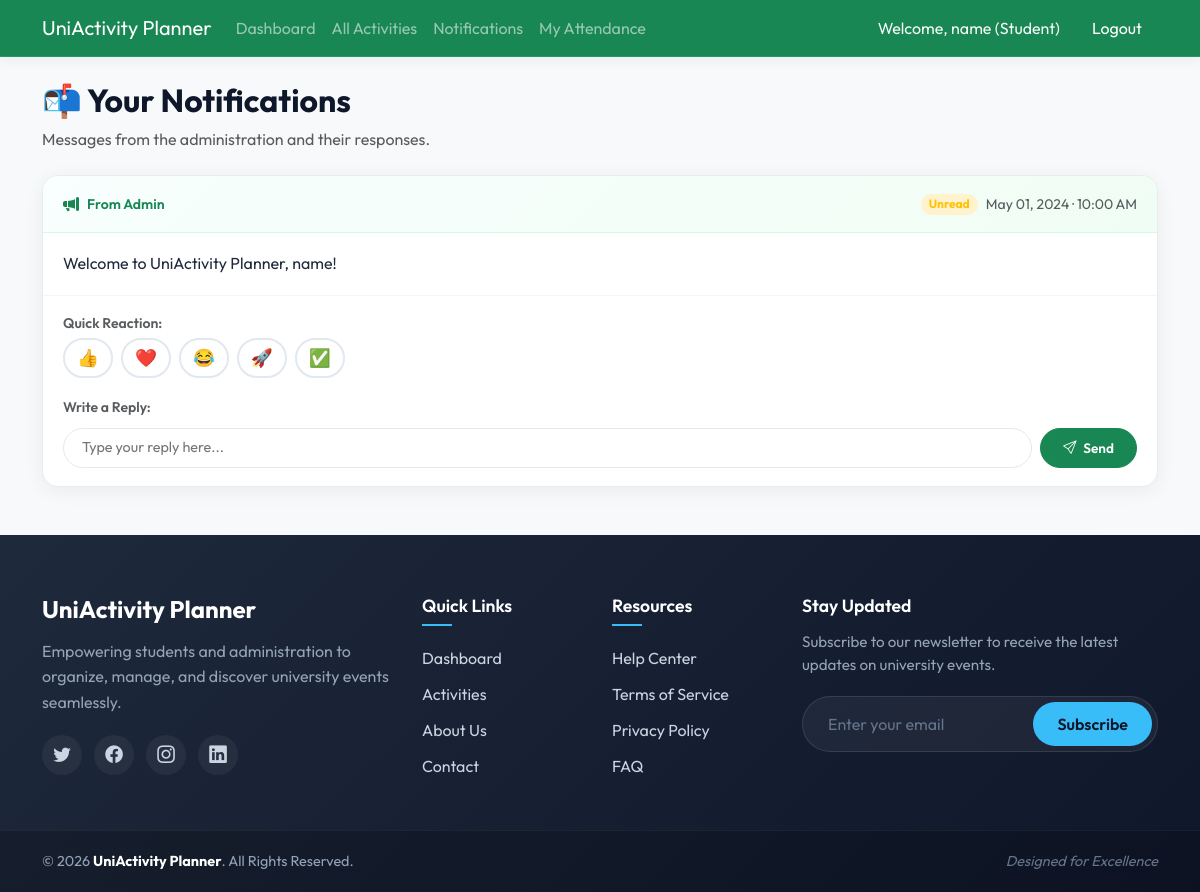
Page /student/notifications.php (signed in) on the committed database.
### tables this page shows
CREATE TABLE IF NOT EXISTS `notifications` (
  `id` int(11) NOT NULL AUTO_INCREMENT,
  `user_id` int(11) NOT NULL,
  `message` text NOT NULL,
  `status` enum('unread','read') NOT NULL DEFAULT 'unread',
  `reaction_emoji` varchar(50) DEFAULT NULL,
  `reply_text` text DEFAULT NULL,
  `created_at` timestamp NOT NULL DEFAULT current_timestamp(),
  PRIMARY KEY (`id`),
  KEY `user_id` (`user_id`),
  CONSTRAINT `notifications_ibfk_1` FOREIGN KEY (`user_id`) REFERENCES `users` (`id`) ON DELETE CASCADE
);

### student/notifications.php (the view, shortened to what this page needs)
<?php
require_once '../config/database.php';
require_once '../includes/header.php';
$user_id = $_SESSION['user_id'];
$stmt = $pdo->prepare("SELECT * FROM notifications WHERE user_id = ? ORDER BY created_at DESC");
$stmt->execute([$user_id]);
$notifications = $stmt->fetchAll();
?>
<div class="mb-4">
    <h2 class="fw-bold" style="color:#0f172a;">📬 Your Notifications</h2>
    <p class="text-muted">Messages from the administration and their responses.</p>
</div>
<?php if ($notifications): ?>
    <?php foreach ($notifications as $notif): ?>
    <div class="notif-card">
        <div class="notif-header">
            <div class="d-flex align-items-center gap-2">
                <i class="bi bi-megaphone-fill text-success"></i>
                <span class="fw-semibold text-success small">From Admin</span>
            </div>
            <div class="d-flex align-items-center gap-2">
                <span class="badge <?php echo $notif['status'] === 'read' ? 'bg-success-subtle text-success' : 'bg-warning-subtle text-warning'; ?> rounded-pill px-2">
                    <?php echo ucfirst($notif['status']); ?>
                </span>
                <span class="small text-muted"><?php echo date('M d, Y · h:i A', strtotime($notif['created_at'])); ?></span>
            </div>
        </div>
        <div class="notif-body">
            <p class="notif-message"><?php echo nl2br(htmlspecialchars($notif['message'])); ?></p>
        </div>
        <div class="reply-area">
            <div class="mb-3">
                <label class="small text-muted fw-semibold">Quick Reaction:</label>
                <div class="d-flex gap-2 mt-1 flex-wrap">
                    <?php
                    $emojis = ['👍', '❤️', '😂', '🚀', '✅'];
                    foreach ($emojis as $e):
                        $isActive = (isset($notif['reaction_emoji']) && $notif['reaction_emoji'] === $e);
                    ?>
                    <form method="POST" class="m-0">
                        <button type="submit" class="emoji-btn <?php echo $isActive ? 'active' : ''; ?>"><?php echo $e; ?></button>
                    </form>
                    <?php endforeach; ?>
                </div>
            </div>
            <label class="small text-muted fw-semibold">
                <?php echo !empty($notif['reply_text']) ? 'Update Your Reply:' : 'Write a Reply:'; ?>
            </label>
            <form method="POST">
                <div class="reply-input-group">
                    <input
                        type="text"
                        name="reply_text"
                        placeholder="Type your reply here..."
                        value="<?php echo htmlspecialchars($notif['reply_text'] ?? ''); ?>"
                        required
                    >
                    <button type="submit" class="btn btn-success">
                        <i class="bi bi-send me-1"></i> Send
                    </button>
                </div>
            </form>
        </div>
    </div>
    <?php endforeach; ?>
<?php endif; ?>
<?php require_once '../includes/footer.php'; ?>

### assets/css/style.css (style rules this page uses)
body { background-color: #f8f9fa; font-family: 'Outfit', sans-serif; color: #333; }

### student/notifications.php (style rules this page uses)
.notif-card { background: #fff; border-radius: 16px; box-shadow: 0 4px 20px rgba(0,0,0,0.06); margin-bottom: 20px; border: 1px solid #e9ecef; overflow: hidden; transition: box-shadow 0.2s ease; }
.notif-header { padding: 16px 20px; background: linear-gradient(135deg, #f8fffe, #f0fdf4); border-bottom: 1px solid #d1fae5; display: flex; justify-content: space-between; align-items: center; }
.notif-body { padding: 18px 20px; }
.notif-message { font-size: 1rem; color: #1e293b; line-height: 1.6; margin-bottom: 0; }
.emoji-btn { border: 2px solid #e2e8f0; background: #fff; border-radius: 50px; padding: 4px 12px; font-size: 1.1rem; cursor: pointer; transition: all 0.2s; line-height: 1.6; }
.reply-area { padding: 14px 20px 18px; border-top: 1px solid #f1f5f9; }
.reply-input-group { display: flex; gap: 8px; margin-top: 10px; }
.reply-input-group input { flex: 1; border: 1.5px solid #e2e8f0; border-radius: 50px; padding: 8px 18px; font-size: 0.9rem; outline: none; transition: border-color 0.2s; }
.reply-input-group button { border-radius: 50px; padding: 8px 22px; font-weight: 600; font-size: 0.85rem; }

### rows in the picture
notifications: status "Unread", created_at "May 01, 2024 · 10:00 AM", message "Welcome to UniActivity Planner, name!", e "👍", e "❤️", e "😂", e "🚀", e "✅", shows "Write a Reply:"

### other values in the picture
$name "name"
$role "Student"
